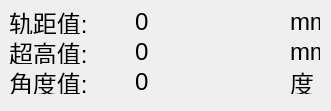
       <widget class="QWidget" name="widget_13" native="true">
        <property name="geometry">
         <rect>
          <x>940</x>
          <y>430</y>
          <width>331</width>
          <height>111</height>
         </rect>
        </property>
        <property name="styleSheet">
         <string notr="true">font-size:24px;</string>
        </property>
        <widget class="QLabel" name="label_151">
         <property name="geometry">
          <rect>
           <x>290</x>
           <y>70</y>
           <width>30</width>
           <height>24</height>
          </rect>
         </property>
         <property name="minimumSize">
          <size>
           <width>30</width>
           <height>0</height>
          </size>
         </property>
         <property name="maximumSize">
          <size>
           <width>20</width>
           <height>16777215</height>
          </size>
         </property>
         <property name="text">
          <string>度</string>
         </property>
        </widget>
        <widget class="QLabel" name="label_156">
         <property name="geometry">
          <rect>
           <x>9</x>
           <y>70</y>
           <width>120</width>
           <height>24</height>
          </rect>
         </property>
         <property name="minimumSize">
          <size>
           <width>120</width>
           <height>0</height>
          </size>
         </property>
         <property name="maximumSize">
          <size>
           <width>80</width>
           <height>16777215</height>
          </size>
         </property>
         <property name="text">
          <string>角度值:</string>
         </property>
        </widget>
        <widget class="QLabel" name="lblCGZ">
         <property name="geometry">
          <rect>
           <x>135</x>
           <y>40</y>
           <width>149</width>
           <height>24</height>
          </rect>
         </property>
         <property name="text">
          <string>0</string>
         </property>
        </widget>
        <widget class="QLabel" name="label_123">
         <property name="geometry">
          <rect>
           <x>9</x>
           <y>40</y>
           <width>120</width>
           <height>24</height>
          </rect>
         </property>
         <property name="minimumSize">
          <size>
           <width>120</width>
           <height>0</height>
          </size>
         </property>
         <property name="maximumSize">
          <size>
           <width>80</width>
           <height>16777215</height>
          </size>
         </property>
         <property name="text">
          <string>超高值:</string>
         </property>
        </widget>
        <widget class="QLabel" name="lblJDZ">
         <property name="geometry">
          <rect>
           <x>135</x>
           <y>70</y>
           <width>149</width>
           <height>24</height>
          </rect>
         </property>
         <property name="text">
          <string>0</string>
         </property>
        </widget>
        <widget class="QLabel" name="label_155">
         <property name="geometry">
          <rect>
           <x>9</x>
           <y>10</y>
           <width>120</width>
           <height>24</height>
          </rect>
         </property>
         <property name="minimumSize">
          <size>
           <width>120</width>
           <height>0</height>
          </size>
         </property>
         <property name="maximumSize">
          <size>
           <width>80</width>
           <height>16777215</height>
          </size>
         </property>
         <property name="text">
          <string>轨距值:</string>
         </property>
        </widget>
        <widget class="QLabel" name="lblGJZ">
         <property name="geometry">
          <rect>
           <x>135</x>
           <y>10</y>
           <width>149</width>
           <height>24</height>
          </rect>
         </property>
         <property name="text">
          <string>0</string>
         </property>
        </widget>
        <widget class="QLabel" name="label_124">
         <property name="geometry">
          <rect>
           <x>290</x>
           <y>10</y>
           <width>30</width>
           <height>24</height>
          </rect>
         </property>
         <property name="minimumSize">
          <size>
           <width>30</width>
           <height>0</height>
          </size>
         </property>
         <property name="maximumSize">
          <size>
           <width>20</width>
           <height>16777215</height>
          </size>
         </property>
         <property name="text">
          <string>mm</string>
         </property>
        </widget>
        <widget class="QLabel" name="label_131">
         <property name="geometry">
          <rect>
           <x>290</x>
           <y>40</y>
           <width>30</width>
           <height>24</height>
          </rect>
         </property>
         <property name="minimumSize">
          <size>
           <width>30</width>
           <height>0</height>
          </size>
         </property>
         <property name="maximumSize">
          <size>
           <width>20</width>
           <height>16777215</height>
          </size>
         </property>
         <property name="text">
          <string>mm</string>
         </property>
        </widget>
       </widget>
